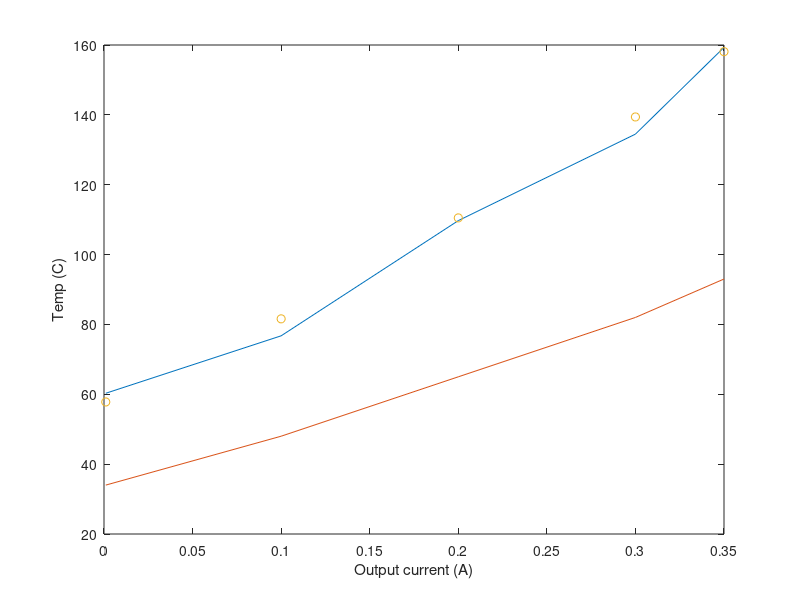

MATLAB code to generate this figure:
%Vbe_temp.m
%Plots calculated diode temperatures given a list of Vbe values.  Allows
%for nonideality and series resistance influences
clear;
close all;


%Data into a 1ohm load with 8.7V supply rails.  Vdig is 5.04V
currents = [1e-3 0.1 0.2 0.3 0.35];		%amps
vbe_one = 1e-3*[737 701 659 619 595];	%volts
vbe_two = 1e-3*[778 744 706 669 648];	%volts
tc = [34 48 65 82 93];

%Current source details
vdig = 5.04;	%volts
rone = 41.2e3;	%ohms
rtwo = 20e3;	%ohms

%Uncompensated resistance
rseries = 0;	%ohms

%ideality
eta = 2;		%dimensionless

%boltzmann's constant
kbolt = 1.38e-23;	%m^2 kg / s^2 K

%electron charge
charge = 1.6e-19;	%coulombs



%%%%%%%%%%%%%%%%%%%%%%%%%%%%%%%%%%%%%%%%%%%%%%%%%%%%%%%%%%%%%%%%%%%%%%%%%
%Begin calculations
%%%%%%%%%%%%%%%%%%%%%%%%%%%%%%%%%%%%%%%%%%%%%%%%%%%%%%%%%%%%%%%%%%%%%%%%%
points = size(currents,2);
lowcurr = (vdig - vbe_one) / rone;
highcurr = (vdig - vbe_two) / rtwo;
vdiff = vbe_two - vbe_one;
idiff = highcurr - lowcurr;

for count = 1:points,
	temp(count) = charge * (vdiff(count) - rseries * idiff(count)) ...
		./ (eta * kbolt * log(highcurr(count) / lowcurr(count))); %Kelvin
end;

plot(currents,temp-273,'-',currents,tc,'-',currents,tc*1.7,'o');
xlabel('Output current (A)');
ylabel('Temp (C)');
	
	


